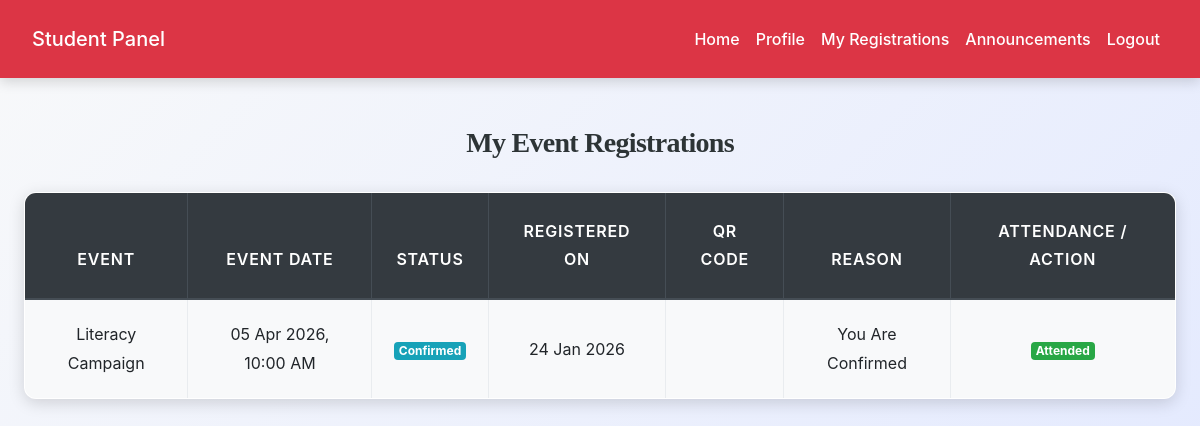
The page /student/my_registrations.php (signed in) on the database its author committed.
### tables this page shows
CREATE TABLE `event_registrations` (
  `id` int(11) NOT NULL,
  `event_id` int(11) NOT NULL,
  `user_id` int(11) NOT NULL,
  `status` enum('pending','confirmed','waitlisted','cancelled','attended','no_show') DEFAULT 'pending',
  `qr_code_token` varchar(64) DEFAULT NULL,
  `cancellation_reason` text DEFAULT NULL,
  `registered_at` timestamp NOT NULL DEFAULT current_timestamp()
);

CREATE TABLE `events` (
  `event_id` int(11) NOT NULL,
  `title` varchar(255) NOT NULL,
  `description` text NOT NULL,
  `organizer_id` int(11) NOT NULL,
  `category_id` int(11) DEFAULT NULL,
  `event_type` enum('one_time','recurring') DEFAULT 'one_time',
  `start_datetime` datetime NOT NULL,
  `end_datetime` datetime NOT NULL,
  `capacity` int(11) DEFAULT 0,
  `registration_deadline` datetime DEFAULT NULL,
  `status` enum('pending','approved','rejected','cancelled','completed') DEFAULT 'pending',
  `banner_image` varchar(255) DEFAULT NULL,
  `created_at` datetime DEFAULT current_timestamp(),
  `updated_at` datetime DEFAULT current_timestamp() ON UPDATE current_timestamp()
);

### student/my_registrations.php (the view, shortened to what this page needs)
<?php
include('config.php');
$user_id = $_SESSION['user_id'];
$sql = "
SELECT
    er.id AS registration_id,
    er.status,
    er.registered_at,
    er.qr_code_token,
    er.cancellation_reason,
    e.title,
    e.start_datetime,
    e.end_datetime,
    e.status AS event_status,
    ea.id AS attendance_id
FROM event_registrations er
JOIN events e ON er.event_id = e.event_id
LEFT JOIN event_attendance ea ON er.id = ea.registration_id
WHERE er.user_id = ?
ORDER BY er.registered_at DESC
";
$stmt = $conn->prepare($sql);
$stmt->bind_param("i", $user_id);
$stmt->execute();
$result = $stmt->get_result();
?>
<!DOCTYPE html>
<html>
<head>
    <link rel="stylesheet" href="https://maxcdn.bootstrapcdn.com/bootstrap/4.5.2/css/bootstrap.min.css">
    <link rel="stylesheet" href="../css/style.css">
</head>
<body>
<?php include('navbar.php'); ?>
<div class="container mt-5">
    <h3 class="mb-4">My Event Registrations</h3>
    <table class="table table-bordered table-hover">
        <thead class="thead-dark">
        <tr>
            <th>Event</th>
            <th>Event Date</th>
            <th>Status</th>
            <th>Registered On</th>
            <th>QR Code</th>
            <th>Reason</th>
            <th>Attendance / Action</th>
        </tr>
        </thead>
        <tbody>
        <?php if ($result->num_rows > 0): ?>
            <?php while ($row = $result->fetch_assoc()): ?>
                <tr>
                    <td><?= htmlspecialchars($row['title']); ?></td>
                    <td><?= date("d M Y, h:i A", strtotime($row['start_datetime'])); ?></td>
                    <td>
                        <span class="badge badge-info"><?= ucfirst($row['status']); ?></span>
                    </td>
                    <td><?= date("d M Y", strtotime($row['registered_at'])); ?></td>
                    <td>
                    </td>
                    <td><?= htmlspecialchars($row['cancellation_reason'] ?? ''); ?></td>
                    <td>
                        <?php if ($row['attendance_id']): ?>
                            <span class="badge badge-success">Attended</span>
                        <?php else: ?>
                            <span class="text-muted">N/A</span>
                        <?php endif; ?>
                    </td>
                </tr>
            <?php endwhile; ?>
        <?php else: ?>
            <tr><td colspan="7" class="text-center">No registrations found</td></tr>
        <?php endif; ?>
        </tbody>
    </table>
</div>
</body>
</html>

### css/style.css (style rules this page uses)
:root { --primary: #007bff; --secondary: #6c757d; --success: #28a745; --info: #17a2b8; --warning: #ffc107; --danger: #dc3545; --light: #f8f9fa; --dark: #2d3436; --accent: #ff6f61; --highlight: #6f42c1; --shadow: rgba(0, 0, 0, 0.15); --transition: all 0.3s ease-in-out; }
body { font-family: 'Inter', 'Segoe UI', Tahoma, Geneva, Verdana, sans-serif; background: linear-gradient(135deg, var(--light) 0%, #e0e7ff 100%); color: var(--dark); line-height: 1.8; margin: 0; padding: 0; min-height: 100vh; font-size: 16px; }
h1, h2, h3, h4 { text-align: center; margin: 2.5rem 0; font-family: 'Georgia', 'Times New Roman', serif; color: var(--dark); font-weight: 700; letter-spacing: -0.025em; }
h3 { font-size: 1.75rem; }
.container { max-width: 1200px; margin: 0 auto 3rem; padding: 0 1.5rem; }
.table { width: 100%; border-collapse: collapse; margin: 2rem 0; font-size: 1rem; background-color: #ffffff; border-radius: 12px; overflow: hidden; box-shadow: 0 4px 16px var(--shadow); transition: var(--transition); }
.table th, .table td { padding: 1.25rem; border: 1px solid #e9ecef; text-align: center; vertical-align: middle; }
.table thead th { background-color: rgb(0, 0, 0); color: white; font-weight: 600; text-transform: uppercase; letter-spacing: 0.05em; padding: 1.5rem; }
.table tbody tr { transition: var(--transition); }
.table tbody tr:nth-child(odd) { background-color: var(--light); }

### rows shown on the page
event_registrations: event.title "Literacy Campaign", event.start_datetime "05 Apr 2026, 10:00 AM", status "Confirmed", registered_at "24 Jan 2026", cancellation_reason "You Are Confirmed"
